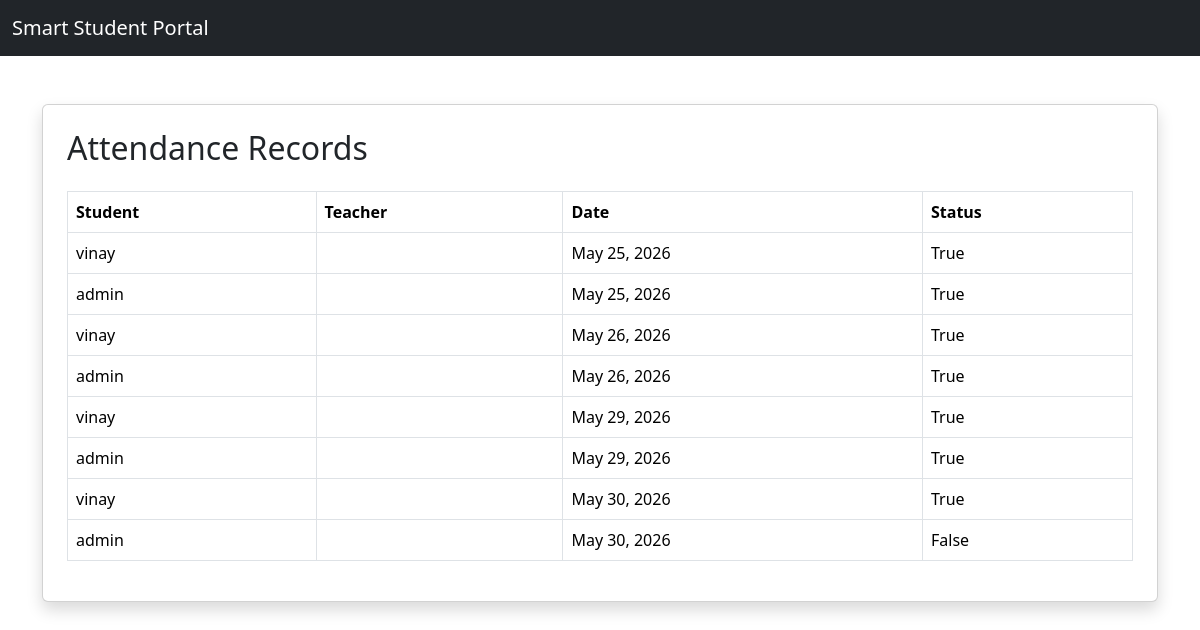
/attendance/list/ (signed in), run on the app's committed database.
### attendance/models.py (models this page shows, shortened)
class Attendance(models.Model):
    student = models.ForeignKey(Student, on_delete=models.CASCADE)
    date = models.DateField()
    status = models.BooleanField(default=False)

### students/models.py (models this page shows, shortened)
class Student(models.Model):
    user = models.OneToOneField(CustomUser, on_delete=models.CASCADE)
    roll_number = models.CharField(max_length=20)
    branch = models.CharField(max_length=50)

### accounts/models.py (models this page shows)
class CustomUser(AbstractUser):
    ROLE_CHOICES = (
        ('student', 'Student'),
        ('teacher', 'Teacher'),
    )
    role = models.CharField(
        max_length=20,
        choices=ROLE_CHOICES,
        default='student'
    )

### attendance/views.py (the view)
@login_required
def attendance_list(request):
    records = Attendance.objects.all()
    return render(
        request,
        'attendance/attendance_list.html',
        {
            'records': records
        }
    )

### templates/attendance/attendance_list.html
{% extends 'base.html' %}
{% block content %}
<div class="card p-4 shadow">
<h2 class="mb-4">
    Attendance Records
</h2>
<table class="table table-bordered">
    <tr>
        <th>Student</th>
        <th>Teacher</th>
        <th>Date</th>
        <th>Status</th>
    </tr>
    {% for record in records %}
    <tr>
        <td>{{ record.student.user.username }}</td>
        <td>{{ record.teacher.user.username }}</td>
        <td>{{ record.date }}</td>
        <td>{{ record.status }}</td>
    </tr>
    {% endfor %}
</table>
</div>
{% endblock %}

### templates/base.html (shortened to what this page needs)
<!DOCTYPE html>
<html>
<head>
    <link href="https://cdn.jsdelivr.net/npm/bootstrap@5.3.3/dist/css/bootstrap.min.css" rel="stylesheet">
</head>
<body>
<nav class="navbar navbar-dark bg-dark">
    <div class="container-fluid">
        <a class="navbar-brand" href="#">
            Smart Student Portal
        </a>
    </div>
</nav>
<div class="container mt-5">
    {% block content %}
    {% endblock %}
</div>
</body>
</html>

### data on the page
Attendance: student.user.username "vinay", date "May 25, 2026", status "True"
Attendance: student.user.username "admin", date "May 25, 2026", status "True"
Attendance: student.user.username "vinay", date "May 26, 2026", status "True"
Attendance: student.user.username "admin", date "May 26, 2026", status "True"
Attendance: student.user.username "vinay", date "May 29, 2026", status "True"
Attendance: student.user.username "admin", date "May 29, 2026", status "True"
Attendance: student.user.username "vinay", date "May 30, 2026", status "True"
Attendance: student.user.username "admin", date "May 30, 2026", status "False"
